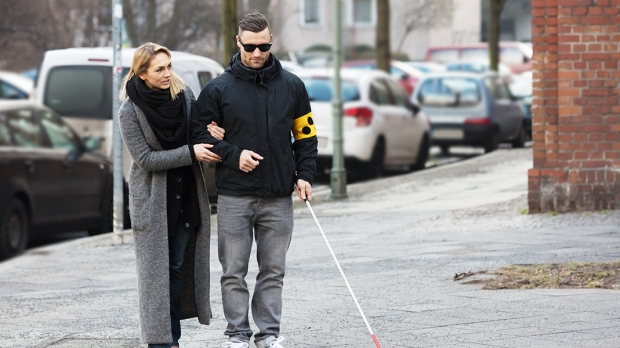
#> input picture projekt/main/images/humans1.jpg, 620 x 348 px; its folder holds only this picture in this run
$ python main.py
#> lines starting #> are read from the running program, lines starting #| are printed output that depends on the picture; after the words box and inside, x2 and y2 are one past the last pixel; in counts of white or black regions, pixels touching at a corner belong together
### projekt/main/detector.py
import cv2
import imutils


def detector(path: str):
    # Initializing the HOG person
#> called with path = './images/humans1.jpg'
    hog = cv2.HOGDescriptor()
    hog.setSVMDetector(cv2.HOGDescriptor_getDefaultPeopleDetector())

    # Reading the Image
    image = cv2.imread(path)
#> image is the input picture: shape (348, 620, 3); mean B, G, R 137.2, 137.9, 141.1

    # Resizing the Image
    image = imutils.resize(image,
                           width=min(600, image.shape[1]))
#> image: shape (336, 600, 3)

    # Detecting all humans
    (humans, _) = hog.detectMultiScale(image,
                                       winStride=(4, 4),
                                       padding=(8, 8),
                                       scale=1.07)
#> humans = [[225, 27, 97, 194], [74, 51, 104, 208]]
    # Number of humans on image
    print(f'Wykryto ludzi: {len(humans)}')
#| Wykryto ludzi: 2

    # Drawing the rectangle regions on hu,ams
    for (x, y, w, h) in humans:
        cv2.rectangle(image, (x, y),
                      (x + w, y + h),
                      (0, 300, 0), 2)
#> this loop made 2 passes
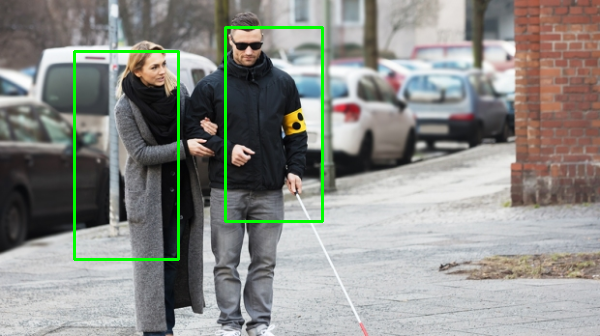
#> image: shape (336, 600, 3); mean B, G, R 135.1, 140.4, 139

    # Output images
    cv2.imshow("image", image)
    cv2.waitKey(0)

    cv2.destroyAllWindows()

### projekt/main/main.py
from detector import detector
import glob

for path in glob.glob('.\\images\\*'):
    print(path)
    detector(path)

$ run again, on projekt/main/images/image2.jpg
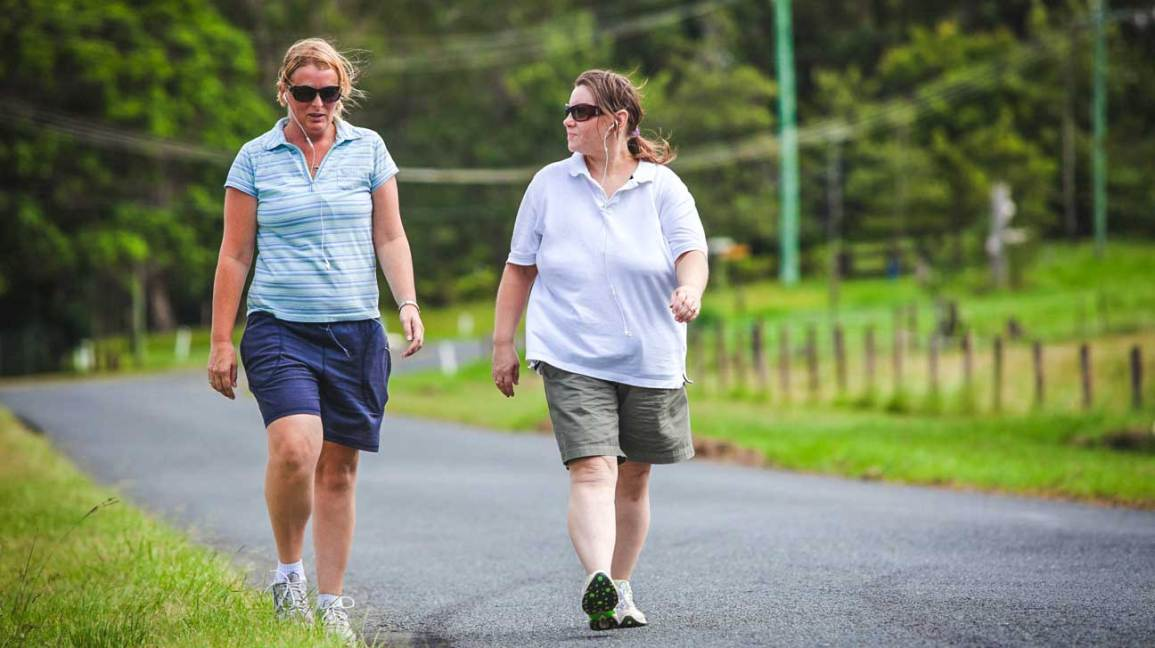
#> input picture projekt/main/images/image2.jpg, 1155 x 648 px
#> in detector, image is the input picture: shape (648, 1155, 3); mean B, G, R 98.8, 127.8, 119.8
#> humans = [[84, 0, 161, 309], [229, 15, 162, 321]]
#| Wykryto ludzi: 2
#> the loop in detector, `for (x, y, w, h) in humans:` made 2 passes
#> after the loop in detector, `for (x, y, w, h) in humans:`:
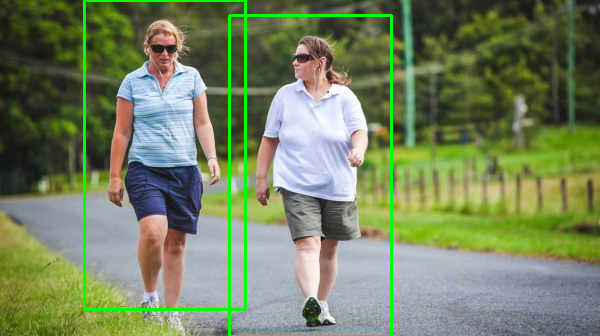
#> image: shape (336, 600, 3); mean B, G, R 96.4, 131.1, 116.8

$ run again, on projekt/main/images/image3.jpg
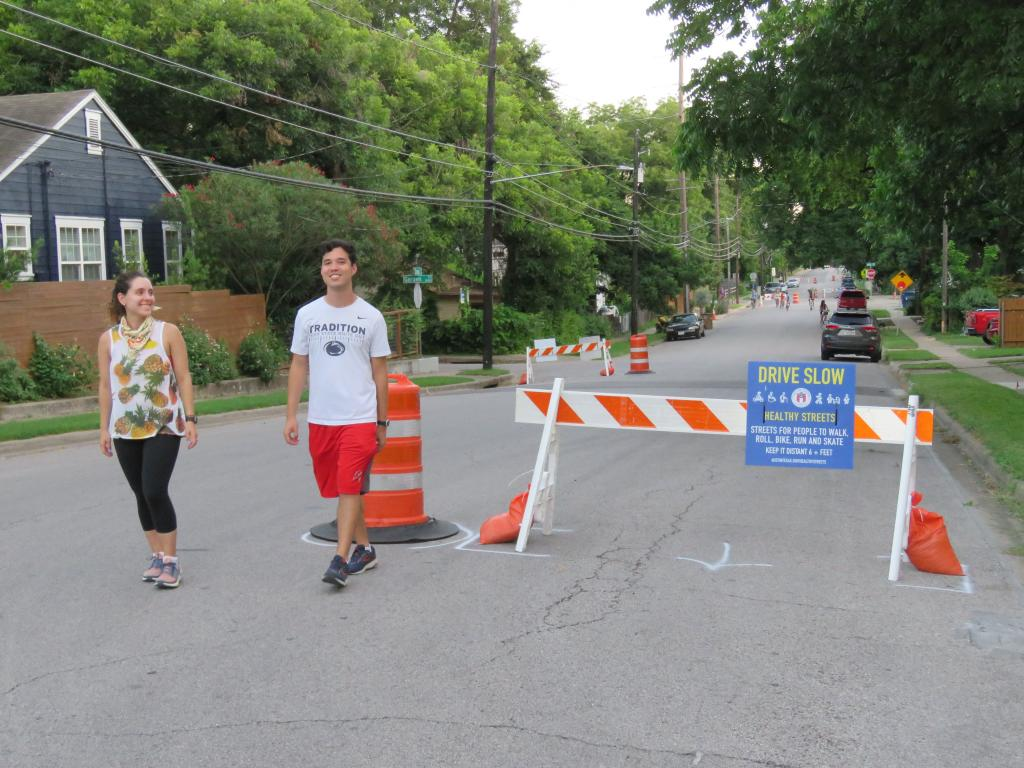
#> input picture projekt/main/images/image3.jpg, 1024 x 768 px
#> in detector, image is the input picture: shape (768, 1024, 3); mean B, G, R 117, 128, 125.6
#> humans = [[40, 163, 97, 195], [137, 125, 124, 248]]
#| Wykryto ludzi: 2
#> the loop in detector, `for (x, y, w, h) in humans:` made 2 passes
#> after the loop in detector, `for (x, y, w, h) in humans:`:
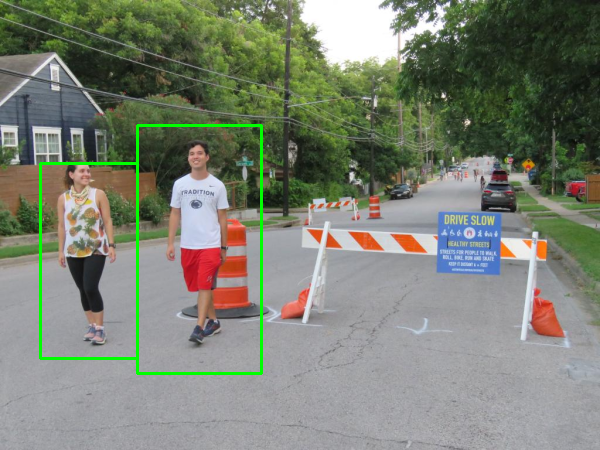
#> image: shape (450, 600, 3); mean B, G, R 115.5, 129.6, 124.1

$ run again, on projekt/main/images/humans2.jpg
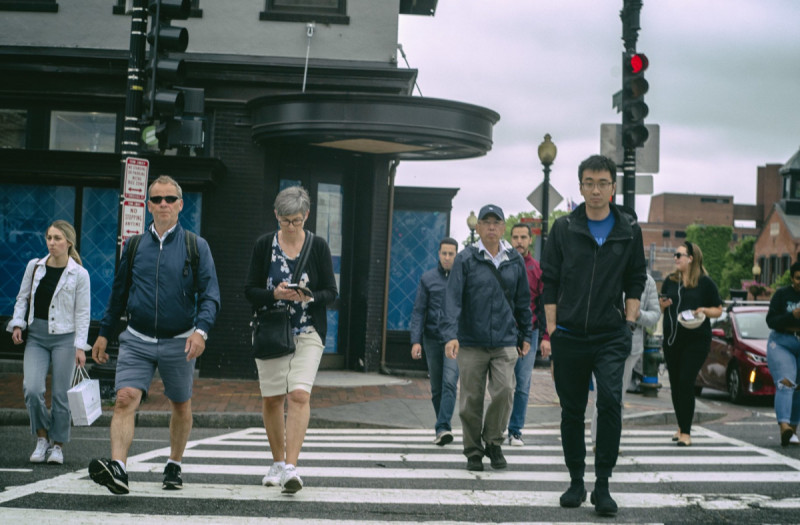
#> input picture projekt/main/images/humans2.jpg, 800 x 525 px
#> in detector, image is the input picture: shape (525, 800, 3); mean B, G, R 106.5, 106.2, 97.6
#> humans = [[465, 162, 99, 198], [0, 145, 99, 221], [298, 137, 124, 248], [50, 105, 146, 288], [146, 103, 144, 288], [372, 107, 147, 286]]
#| Wykryto ludzi: 6
#> the loop in detector, `for (x, y, w, h) in humans:` made 6 passes
#> after the loop in detector, `for (x, y, w, h) in humans:`:
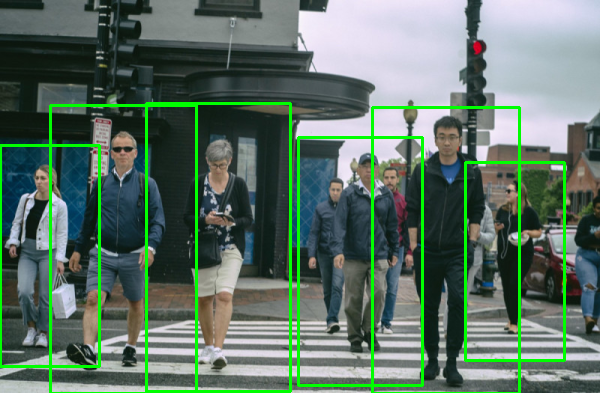
#> image: shape (393, 600, 3); mean B, G, R 100.8, 114.3, 92.4

$ run again, on projekt/main/images/humans3.jpg
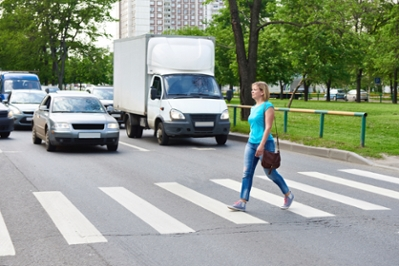
#> input picture projekt/main/images/humans3.jpg, 399 x 266 px
#> in detector, image is the input picture: shape (266, 399, 3); mean B, G, R 138.8, 153.2, 143.6
#> humans = [[221, 64, 81, 163]]
#| Wykryto ludzi: 1
#> the loop in detector, `for (x, y, w, h) in humans:` made 1 pass
#> after the loop in detector, `for (x, y, w, h) in humans:`:
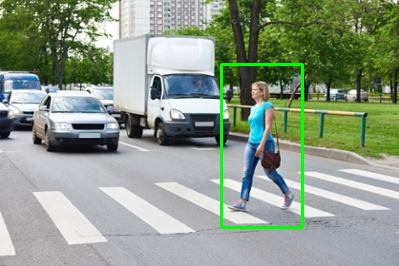
#> image: shape (266, 399, 3); 1.38% of pixels changed, all inside (x1, y1, x2, y2) = (220, 63, 304, 229)
